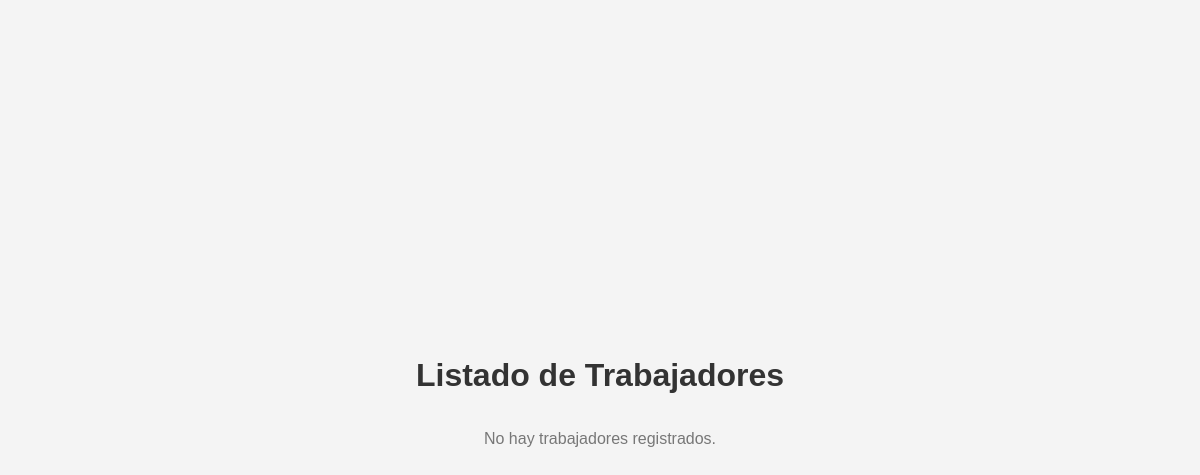
The page /trabajadores_list/ on the database as committed earlier.
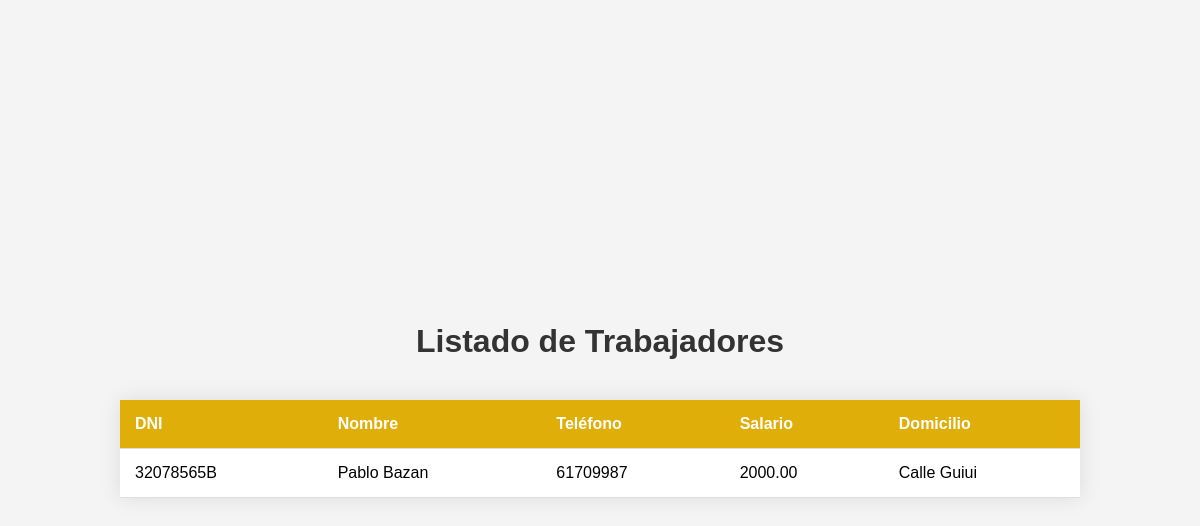
The same page on the database as committed later.
### Aplication/models.py (models this page shows, shortened)
class Trabajadores(models.Model):
    DNI_Trabajador = models.CharField(max_length=9, primary_key=True)
    Nombre_Trabajador = models.CharField(max_length=50)
    Telefono_trabajador = models.CharField(max_length=9)
    Salario = models.CharField(max_length=16)
    Domicilio = models.CharField(max_length=50)

### Aplication/views_rrhh.py (the view)
# urls.py: path('trabajadores_list/', trabajadores_list, name='trabajadores_list'),
def trabajadores_list(request):
    trabajadores = Trabajadores.objects.all()
    return render(request, 'Aplication/Recursos_Humanos/trabajadores_list.html', {'trabajadores': trabajadores})

### Aplication/templates/Aplication/Recursos_Humanos/trabajadores_list.html (shortened to what this page needs)
<!DOCTYPE html>
<html lang="en">
<head>
</head>
<body>
<h1>Listado de Trabajadores</h1>
{% if trabajadores %}
    <table>
        <thead>
            <tr>
                <th>DNI</th>
                <th>Nombre</th>
                <th>Teléfono</th>
                <th>Salario</th>
                <th>Domicilio</th>
            </tr>
        </thead>
        <tbody>
            {% for trabajador in trabajadores %}
                <tr>
                    <td>{{ trabajador.DNI_Trabajador }}</td>
                    <td>{{ trabajador.Nombre_Trabajador }}</td>
                    <td>{{ trabajador.Telefono_trabajador }}</td>
                    <td>{{ trabajador.Salario }}</td>
                    <td>{{ trabajador.Domicilio }}</td>
                </tr>
            {% endfor %}
        </tbody>
    </table>
{% else %}
    <p>No hay trabajadores registrados.</p>
{% endif %}
</body>
</html>

### Aplication/templates/Aplication/Recursos_Humanos/trabajadores_list.html (style rules this page uses)
body { font-family: Arial, sans-serif; background-color: #f4f4f4; margin: 0; padding: 0; display: flex; align-items: center; justify-content: center; height: 100vh; flex-direction: column; }
h1 { text-align: center; color: #333; margin-bottom: 20px; }
table { width: 80%; margin-top: 20px; border-collapse: collapse; box-shadow: 0 0 20px rgba(0, 0, 0, 0.1); background-color: #fff; }
th, td { padding: 15px; text-align: left; border-bottom: 1px solid #ddd; }
th { background-color: #e0ae09; color: #fff; }

Rows that differ between the two databases and show on the page:
added Trabajadores: DNI_Trabajador "32078565B", Nombre_Trabajador "Pablo Bazan", Telefono_trabajador "61709987", Salario "2000.00", Domicilio "Calle Guiui"
Other text that changed with them:
text no longer shown: "No hay trabajadores registrados."
text now shown: "DNI Nombre Teléfono Salario Domicilio"
